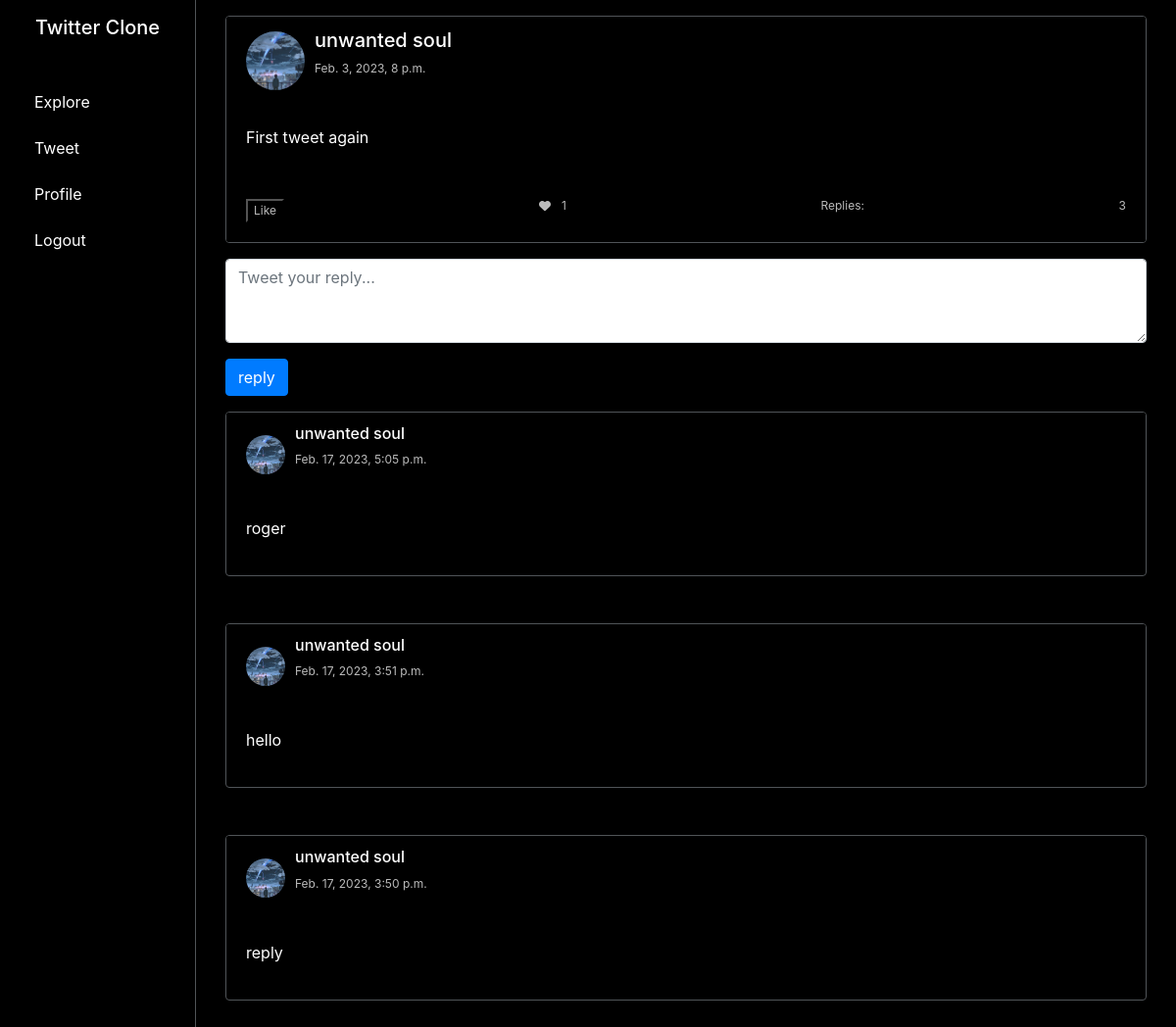
Page /tweet/2 (signed in) on the committed database.
### twitter/models.py (models this page shows, shortened)
class Tweet(models.Model):
    user = models.ForeignKey(Profile,on_delete=models.CASCADE)
    content = models.TextField(max_length=300)
    created_time = models.DateTimeField(auto_now_add=True)
    replycount = models.IntegerField(default=0)
    likes = models.ManyToManyField(Profile,related_name='tweet_likes')
    image = models.ImageField(upload_to='tweetimg/',blank=True,null=True)
    def totallike(self):
        return self.likes.count()

class Profile(models.Model):
    pic = models.ImageField(upload_to='media/',default='default.jpg')
    user = models.OneToOneField(User,on_delete=models.CASCADE)
    birth_date = models.DateField(null=True,blank=True)
    bio = models.TextField(max_length=200,blank=True)
    creation_date = models.DateTimeField(auto_now_add=True,blank= True)

class Comment(models.Model):
    tweet = models.ForeignKey(Tweet,on_delete=models.CASCADE,null=True,blank=True)
    commenter = models.ForeignKey(Profile,on_delete=models.CASCADE,null=True,blank=True)
    content = models.TextField(max_length=200,null=True,blank=True)
    like = models.IntegerField(default=0,null=True,blank=True)
    created_time = models.DateTimeField(auto_now_add=True,blank=True)

### twitter/views.py (the view, shortened to what this page needs)
# urls.py: path('tweet/<int:tweetid>',views.tweet),
def tweet(request,**kwargs):
	tweetid = kwargs["tweetid"]
	tweet = get_object_or_404(Tweet,id=tweetid)
	if request.user.is_authenticated:
		if request.method == "GET":
			replies = Comment.objects.filter(tweet = tweet).order_by('-created_time')
			return render(request,"twitter/tweet.html",{'tweet':tweet,'replies':replies,'replycount':len(replies)})
	else:
		return redirect(resolve_url("Home"))

### twitter/templates/twitter/tweet.html (shortened to what this page needs)
{% extends './base.html' %}
{% block content %}
<div class="container mt-3">
<div class="card mb-3">
  <div class="card-header d-flex align-items-center">
    <img class="profile-pic" src="{{ tweet.user.pic.url }}" alt="Profile Pic">
    <div>
<a  href="{% url 'user'%}@{{tweet.user.user.username}}"><h5>{{tweet.user.user.first_name}} {{tweet.user.user.last_name}}</h5></a>
<p class="tweet-date">{{tweet.created_time}}</p>
</div>
</div>
<div class="card-body">
<p>{{tweet.content}}</p>
</div>
<div class="card-footer d-flex justify-content-between">
<form action="{% url 'like' %}" method="POST">
  <button type="submit", name="ID" style="background-color: black
  ;" class="tweet-date" value="{{ tweet.id }}">Like</button>
</form>
<p class="tweet-date">
  <i class="fas fa-heart"></i>
  <span class="ml-2">{{tweet.totallike}}</span>
</p>
<p class="tweet-date">Replies:</p>
<p class="tweet-date">{{ tweet.replycount}}</p>
</div>
</div>
<form method="POST">
        <div class="form-group">
        <textarea class="form-control" id="exampleFormControlTextarea1" name="reply" placeholder = "Tweet your reply..." rows="3"></textarea>
        </div>
		<button class="btn btn-primary" type="submit">reply</button>
    </div>
<div class="container mt-3">
{% for reply in replies %}
<div class="card mb-5">
  <div class="card-header d-flex align-items-center">
    <img class="reply-pic" src="{{ reply.commenter.pic.url }}" alt="Profile Pic">
    <div>
<a  href="{% url 'user'%}@{{reply.commenter.user.username}}"><h6>{{reply.commenter.user.first_name}} {{reply.commenter.user.last_name}}</h6></a>
<p class="tweet-date">{{reply.created_time}}</p>
</div>
</div>
<div class="card-body">
<p>{{reply.content}}</p>
</div>
</div>
{% endfor %}
</div>
</div>
{% endblock %}

### twitter/templates/twitter/tweet.html (style rules this page uses)
body { background-color: black; color: #333; }
a { color: white; text-decoration: none; cursor: text; cursor: pointer; }
.card { background-color: black ; border-style: border; border-color: #505458; }
.card-header { background-color: black; display: flex; align-items: center; color: while; }
.card-footer { background-color: black; color: white; }
.tweet-date { font-size: 12px; color: #bbb; }
.profile-pic { width: 60px; height: 60px; border-radius: 50%; margin-right: 10px; }
.reply-pic { width: 40px; height: 40px; border-radius: 50%; margin-right: 10px; }

### twitter/templates/twitter/base.html (style rules this page uses)
body { background-color: black; color: white; }

### rows in the picture
Tweet: user.pic (picture), user.user.first_name "unwanted", user.user.last_name "soul", created_time "Feb. 3, 2023, 8 p.m.", content "First tweet again", totallike "1", replycount "3"
Comment: commenter.pic (picture), commenter.user.first_name "unwanted", commenter.user.last_name "soul", created_time "Feb. 17, 2023, 5:05 p.m.", content "roger"
Comment: commenter.pic (picture), commenter.user.first_name "unwanted", commenter.user.last_name "soul", created_time "Feb. 17, 2023, 3:51 p.m.", content "hello"
Comment: commenter.pic (picture), commenter.user.first_name "unwanted", commenter.user.last_name "soul", created_time "Feb. 17, 2023, 3:50 p.m.", content "reply"
